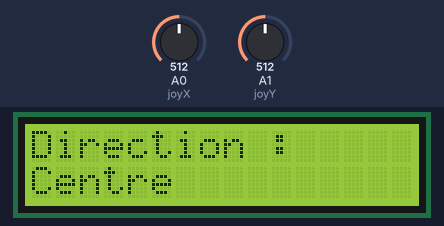
Simulated run of this sketch. Board: Arduino Uno, built with avr-gcc and run on an emulated ATmega328P. Shown: 16×2 character LCD. The test bench sets the inputs (shaded band); at power-on: A0 (joyX) = 512, A1 (joyY) = 512.

Above: at 1.2 s.
1.3 s: A0 (joyX) set to 593
2.8 s: A0 (joyX) set to 610
At 4.0 s:
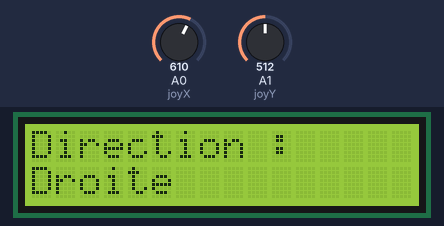
4.3 s: A0 (joyX) set to 390
At 4.7 s:
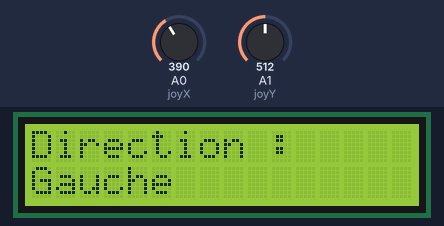
5.8 s: A0 (joyX) set to 415
At 6.6 s:
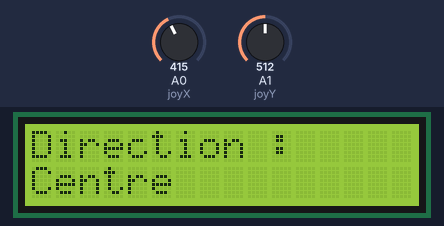
7.4 s: A1 (joyY) set to 593
8.9 s: A1 (joyY) set to 613
At 10.1 s:
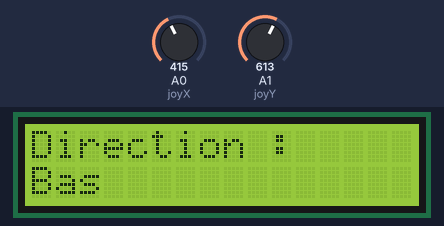
Timing chart, 0 to 11.4 s (numbered marks = the images above; inputs shaded):
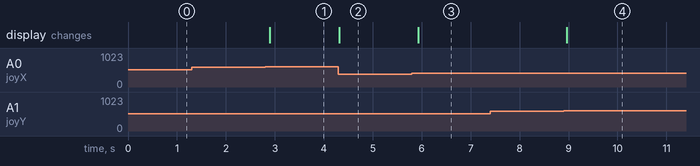

The sketch:

joystick_sens.ino
```cpp
#include <LiquidCrystal.h>

// LCD classique : rs, en, d4, d5, d6, d7
LiquidCrystal lcd_1(12, 11, 5, 4, 3, 2);

const int joyX = A0;
const int joyY = A1;

void setup() {
  lcd_1.begin(16, 2);
  lcd_1.setCursor(0, 0);
  lcd_1.print("Direction :");
}

void loop() {
  int x = analogRead(joyX);
  int y = analogRead(joyY);

  lcd_1.setCursor(0, 1);

  if (x < 400) {
    lcd_1.print("Gauche         ");
  } else if (x > 600) {
    lcd_1.print("Droite         ");
  } else if (y < 400) {
    lcd_1.print("Haut           ");
  } else if (y > 600) {
    lcd_1.print("Bas            ");
  } else {
    lcd_1.print("Centre         ");
  }

  delay(200);  // Anti-bruit
}
```

Measured:
- the behaviour switches between 600 and 601 on A0 (joyX) (found by bisection; images 0 and 1)
- the behaviour switches between 399 and 400 on A0 (joyX) (found by bisection; images 2 and 3)
- the behaviour switches between 600 and 601 on A1 (joyY) (found by bisection; images 3 and 4)
- after the input at 1.3 s, every drawn part: stays the same
- after the input at 2.8 s, the display: changes after 0.10 s (image 1)
- after the input at 4.3 s, the display: changes at once (image 2)
- after the input at 5.8 s, the display: changes after 0.13 s (image 3)
- after the input at 7.4 s, every drawn part: stays the same
- after the input at 8.9 s, the display: changes after 0.07 s (image 4)
